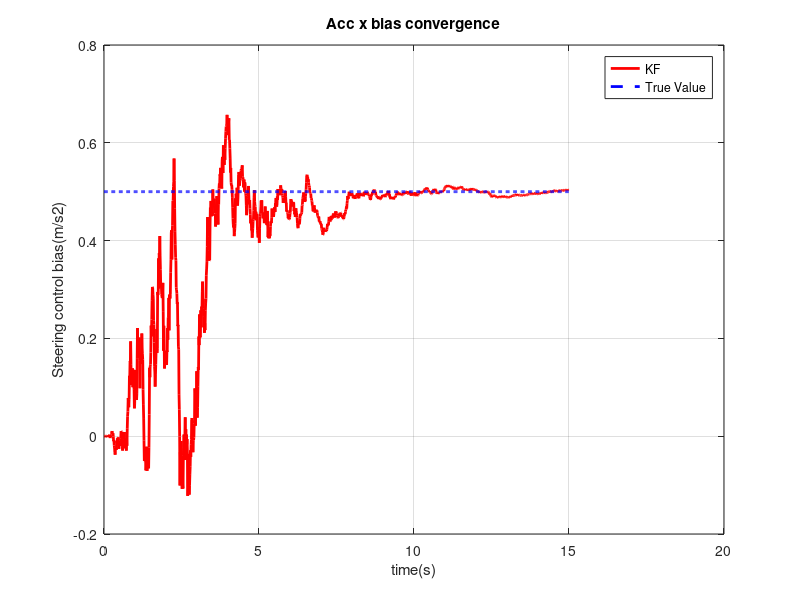
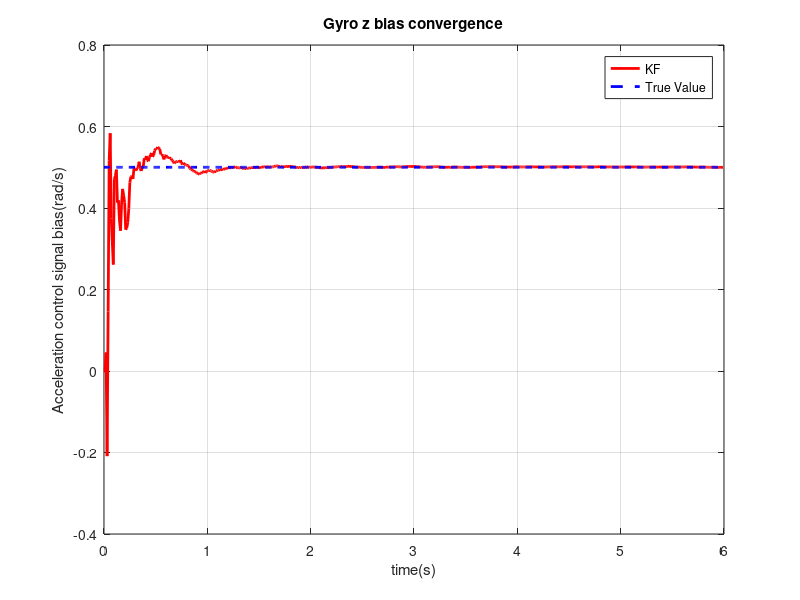
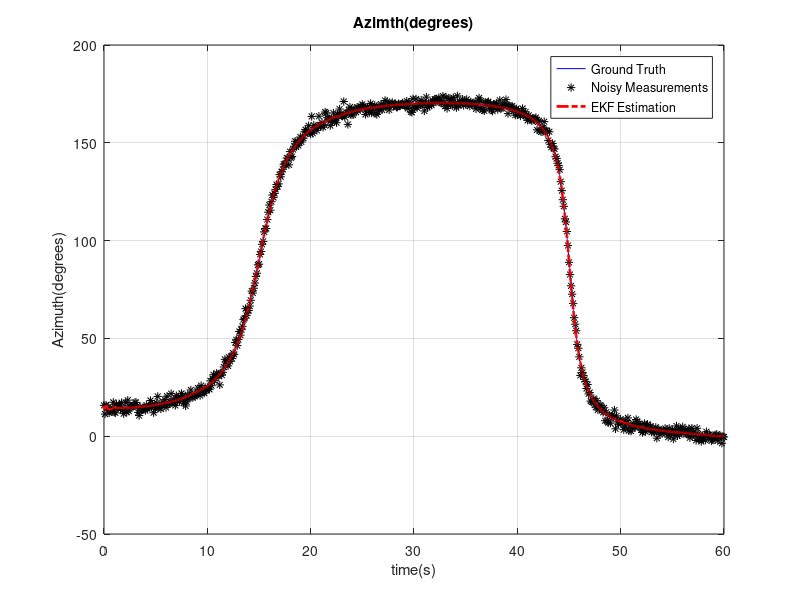
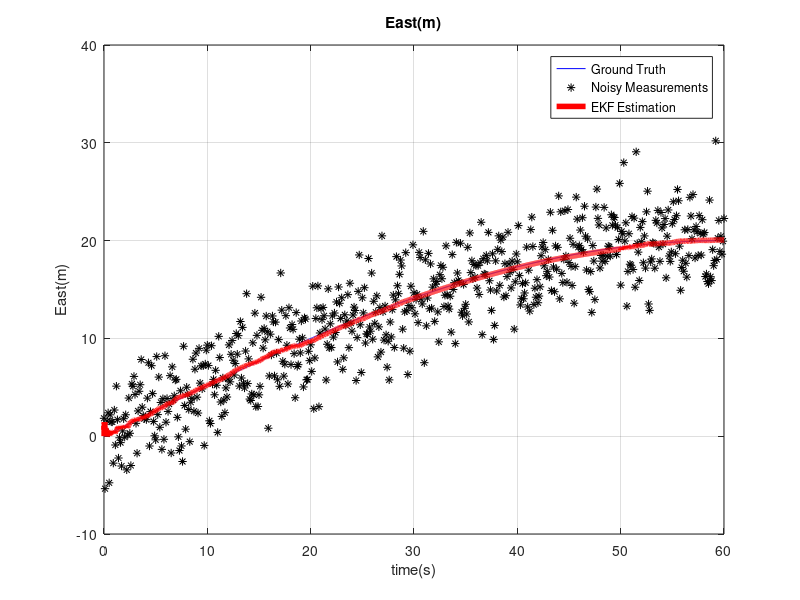

Reproduce these figures in MATLAB, in order. (Note: this script raises an error after producing the figures.)
%{
Kalman Filter 2D motion Illustration Example
Copyright (c) 2024 Mohamed Atia

This software is licensed under the Academic Use License.
Permission is granted for academic, educational, and non-commercial purposes only.
For more details, refer to the LICENSE file in the root directory of this repository.

DISCLAIMER: THE SOFTWARE IS PROVIDED "AS IS", WITHOUT WARRANTY OF ANY KIND.
See LICENSE for details.
%}

set(0,'DefaultFigureWindowStyle','docked');
close all;
clear;
clc;

load ('2D_trajectory_data');

Apply_EKF = 1;
Use_noisy_input = 1;
acc_x_noise_std = 0.0059; 
gyro_z_noise_std = 0.1*pi/180;
pos_meas_noise_std = 10; % common horizontal accuracy of standard GPS
heading_meas_noise_std = 5*pi/180; % common accuracy of magnetic sensor heading 
y_observed = [North_GPS; East_GPS;Azimuth_Magnetometer];

%-> State Vector Initialization
x(1,1) = North_ref(1);
x(2,1) = East_ref(1);
x(3,1) = Speed_ref(1);
x(4,1) = Azimuth_ref(1);
x(5,1) = 0.0; % gyro-Z bias
x(6,1) = 0.0; % accel-x (forward) bias

%--> The system (transition) matrix F
F = [0 0 cos(x(4,1)) -x(3,1)*sin(x(4,1))  0 0;
     0 0 sin(x(4,1))  x(3,1)*cos(x(4,1))  0 0;
     0 0 0            0                  -1 0;
     0 0 0            0                  0 -1;
     0 0 0            0                  0 0;
     0 0 0            0                  0 0;
    ];

%--> Design matrux H
H = [1 0 0 0 0 0;
     0 1 0 0 0 0;
     0 0 0 1 0 0];

G = diag([0.1 0.1 0.1 0.1 acc_x_noise_std^2 gyro_z_noise_std^2]);
Q = diag([1 1 1 1 1 1]);

R = diag([pos_meas_noise_std^2 pos_meas_noise_std^2 heading_meas_noise_std^2]);

P(:,:,1) = diag([25; 25; 10; 1e-03; 5; 5]);

dT = mean(diff(t));

P_pN = zeros(1,length(t));
P_pE = zeros(1,length(t));
P_v = zeros(1,length(t));
P_azimuth = zeros(1,length(t));
P_a = zeros(1,length(t));

P_pN(1) = P(1,1,1);
P_pE(1) = P(2,2,1);
P_v(1) = P(3,3,1);
P_azimuth(1)  = P(4,4,1);
P_fa(1) = P(5,5,1);
P_ftheta(1) = P(6,6,1);

system_order = 6;
H_history = zeros(size(H));
Phi_history = zeros(size(F));
observability_counter = 1;
observability_record_counter = 1;

for k = 1:length(t)-1
    %--> KF Prediction
    %State Prediction
    error_states = zeros(system_order,1);
    x(5,k+1) = x(5,k);
    x(6,k+1) = x(6,k);
    if Use_noisy_input == 1
        x(3,k+1) = x(3,k) + (acc_x_noisy(k+1) - x(5,k))*dT;% forward velocity prediction
        x(4,k+1) = x(4,k) + (gyro_z_noisy(k+1) - x(6,k))*dT;% azimuth prediction
   else
        x(3,k+1) = x(3,k) + (acc_x_clean(k+1) - x(5,k+1))*dT;% forward acceleration prediction
        x(4,k+1) = x(4,k) + (gyro_z_clean(k+1) - x(6,k+1))*dT;% azimuth prediction
    end
    x(1,k+1) = x(1,k) + x(3,k+1)*cos(x(4,k+1))*dT; % north position prediction
    x(2,k+1) = x(2,k) + x(3,k+1)*sin(x(4,k+1))*dT; % east position prediction
    
    F = [0 0 cos(x(4,k)) -x(3,k)*sin(x(4,k))  0 0;
         0 0 sin(x(4,k))  x(3,k)*cos(x(4,k))  0 0;
         0 0 0            0                  -1 0;
         0 0 0            0                  0 -1;
         0 0 0            0                  0 0;
         0 0 0            0                  0 0;
        ];

    Phi = eye(system_order,system_order) + F*dT;

    % Calculate System Noise Matrix
    Qd = dT^2*G*Q*G';
    
    % Predict State Error Covariance
    P(:,:,k+1) = Phi*P(:,:,k)*Phi' + Qd;
    
    %--> KF Update every one second, apply outage between second 30 and 50
    if (mod(t(k),0.01) == 0 && t(k) > 0 && Apply_EKF == 1 && ~(t(k)>= 30 && t(k) <= 50))
        % Calculate Kalman Gain
        K = P(:,:,k+1)*H'/(H*P(:,:,k+1)*H'+R);
        % Update error covariance matrix P
        P(:,:,k+1) = P(:,:,k+1) - K*H*P(:,:,k+1);
        % Calculate error state
        error_states = K*(y_observed(:,k+1) - H*x(:,k+1));
        % Correct states
        x(:,k+1) = x(:,k+1) + error_states;
    end
    % Normalize P
    P(:,:,k+1) = (P(:,:,k+1)+P(:,:,k+1))/2;
    %--> keep the error state covariance diagnoal elements for plots
    P_pN(k+1) = P(1,1,k+1);
    P_pE(k+1) = P(2,2,k+1);
    P_v(k+1) = P(3,3,k+1);
    P_azimuth(k+1)  = P(4,4,k+1);
    P_fa(k+1) = P(5,5,k+1);
    P_ftheta(k+1) = P(6,6,k+1);
end

figure;plot(t(1:1500),x(5,1:1500),'-r','LineWidth',2);hold on;plot(t(1:1500),true_acc_x_bias*ones(1,length(t(1:1500))),'--','color','b','LineWidth',2);grid on;
title('Acc x bias convergence');xlabel ('time(s)');ylabel('Steering control bias(m/s2)');
legend('KF','True Value');

figure;plot(t(1:600),x(6,1:600),'-r','LineWidth',2);hold on;plot(t(1:600),true_gyro_z_bias*ones(1,length(t(1:600))),'--','color','b','LineWidth',2);grid on;
title('Gyro z bias convergence');xlabel ('time(s)');ylabel('Acceleration control signal bias(rad/s)');
legend('KF','True Value');

figure;
plot(t,Azimuth_ref*180/pi,'b');grid on;hold on;
plot(t(1:10:end),Azimuth_Magnetometer(1:10:end)*180/pi,'k*');
plot(t,x(4,:)*180/pi,'-.r','LineWidth',2);
title('Azimth(degrees)');xlabel ('time(s)');ylabel('Azimuth(degrees)');
legend('Ground Truth','Noisy Measurements','EKF Estimation');

figure;plot(t,East_ref,'b');grid on;hold on;
plot(t(1:10:end),East_GPS(1:10:end),'k*');
plot(t,x(2,:),'r','linewidth',4);
title('East(m)');xlabel ('time(s)');ylabel('East(m)');
legend('Ground Truth','Noisy Measurements','EKF Estimation');

figure;plot(t,North_ref,'b');grid on;hold on;
plot(t(1:10:end),North_GPS(1:10:end),'k*');
plot(t,x(1,:),'r','linewidth',4);
title('North(m)');xlabel ('time(s)');ylabel('North(m)');
legend('Ground Truth','Noisy Measurements','EKF Estimation');

figure;
plot(t,acc_x_noisy,'r');hold on;plot(t,acc_x_clean,'b');grid on;
title('Accelerometer-X');xlabel ('time(s)');ylabel('Accel(m/s2)');
legend('Noisy Biased','True Acceleration');

figure;plot(t,gyro_z_noisy,'r');hold on;plot(t,gyro_z_clean,'b');grid on;
title('Gyroscope-Z');xlabel ('time(s)');ylabel('Gyro(rad/s)');
legend('Noisy Biased','True Turn Rate');

figure;plot(t,abs(acc_x_clean-acc_x_noisy),'r');grid on;ylim([0.4 0.6]);
title('Added Accelerometer-X Errors');xlabel ('time(s)');ylabel('Accel Error(m/s2)');

figure;plot(t,abs(gyro_z_clean-gyro_z_noisy),'r');grid on;ylim([0.4 0.6]);
title('Added Gyroscope-Z Errors');xlabel ('time(s)');ylabel('(rad/s)');

figure;plot(t,P_pE,'r');hold on;plot(t,P_pN,'b');grid on;
title('Error Covariance');xlabel ('time(s)');ylabel('Variance(m2)');
legend('East','North');

figure;
Vertices(:,2) = [x(5,:)' + 1*sqrt(P_fa'); flipdim( x(5,:)' - 1*sqrt(P_fa'),1)];
Vertices(:,1) = [t'; flipdim(t',1)];
fill(real(Vertices(:,1)),real(Vertices(:,2)), [7 7 7]/8);hold on;
plot(t,x(5,:),'r','LineWidth',1);hold on;
plot(t,true_acc_x_bias*ones(1,length(t)),'-.b','LineWidth',2);grid on;
title('Accel x bias');xlabel ('time(s)');ylabel('Accelerometer Bias(m/s^2)');
legend('STDV (1 \sigma)','EKF Estimated Bias','True Bias');

figure;
Vertices(:,2) = [x(6,:)' + 1*sqrt(P_fa'); flipdim( x(6,:)' - 1*sqrt(P_fa'),1)];
Vertices(:,1) = [t'; flipdim(t',1)];
fill(real(Vertices(:,1)),real(Vertices(:,2)), [7 7 7]/8);hold on;
plot(t,x(6,:),'r','LineWidth',1);hold on;
plot(t,true_gyro_z_bias*ones(1,length(t)),'-.b','LineWidth',2);grid on;
title('Gyro Z bias');xlabel ('time(s)');ylabel('Gyro Bias(rad/s)');
legend('STDV (1 \sigma)','EKF Estimated Bias','True Bias');

figure;
plot(y_observed(2,:),y_observed(1,:),'*k');hold on;grid on;
plot(x(2,:),x(1,:),'r','linewidth',3);
plot(East_ref,North_ref,'b','linewidth',3);
legend('Noisy Measurements','EKF','Ground Truth');
title('2D position(m)');xlabel ('East(m)');ylabel('North(m)');

heading_error_vector = angdiff(Azimuth_ref,x(4,:));

figure;
Vertices(:,2) = 180/pi*[heading_error_vector' + 1*sqrt(P_azimuth'); flipdim( heading_error_vector' - 1*sqrt(P_azimuth'),1)];
Vertices(:,1) = [t'; flipdim(t',1)];
fill(real(Vertices(:,1)),real(Vertices(:,2)), [7 7 7]/8);hold on;
plot(t,180/pi*heading_error_vector,'LineWidth',2);
title('Azimth Error(degrees)');xlabel ('time(s)');ylabel('Azimuth Error(degrees)');grid on;
legend('STDV (1 \sigma)','Error(deg)');

east_error_vector = (East_ref-x(2,:));

figure;
Vertices(:,2) = [east_error_vector' + 1*sqrt(P_pE'); flipdim( east_error_vector' - 1*sqrt(P_pE'),1)];
Vertices(:,1) = [t'; flipdim(t',1)];
fill(real(Vertices(:,1)),real(Vertices(:,2)), [7 7 7]/8);hold on;
plot(t,east_error_vector,'LineWidth',2);
title('East Error(m)');xlabel ('time(s)');ylabel('East Error(m)');grid on;
legend('STDV (1 \sigma)','Error(m)');

north_error_vector = (North_ref-x(1,:));

figure;
Vertices(:,2) = [north_error_vector' + 1*sqrt(P_pE'); flipdim( north_error_vector' - 1*sqrt(P_pE'),1)];
Vertices(:,1) = [t'; flipdim(t',1)];
fill(real(Vertices(:,1)),real(Vertices(:,2)), [7 7 7]/8);hold on;
plot(t,north_error_vector,'LineWidth',2);
title('North Error(m)');xlabel ('time(s)');ylabel('North Error(m)');grid on;
legend('STDV (1 \sigma)','Error(m)');

fprintf('heading error = %f\n',sqrt(mean(angdiff(Azimuth_ref,x(4,:))*180/pi).^2));
fprintf('East Position error = %f\n',sqrt(mean(East_ref-x(2,:)).^2));
fprintf('North error = %f\n',sqrt(mean(North_ref-x(1,:)).^2));

